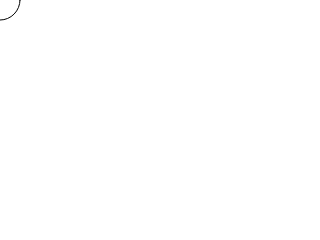
Frame 1 (no input)
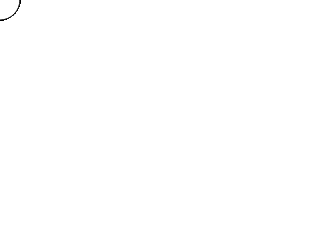
Frame 60 (no input)
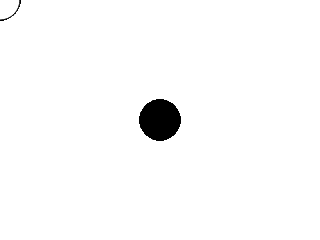
Frame 120 (the mouse pressed at the canvas centre since frame 60)

The p5.js sketch that drew these frames (run headless with seeded random() and noise() and a simulated clock; from frame 60 on, the mouse is pressed at the canvas centre):

// p5.js sketch
// ── sketch.js
function setup() {
  createCanvas(320, 240);
}

function draw() {
  if (mouseIsPressed) {
    fill(0);
  } else {
    fill(255);
  }
  ellipse(mouseX, mouseY, 40, 40);
}
